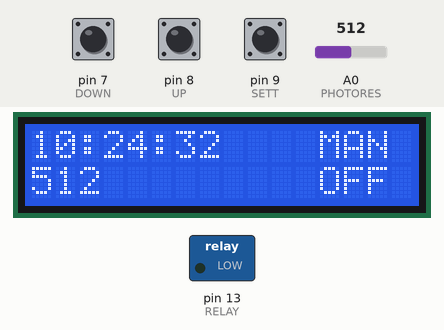
Recording of a program running on a simulated Arduino Uno, built with avr-gcc and run on an emulated ATmega328P. Shown: 16×2 character LCD, switched loads named in the program (green lamp = pin HIGH). The inputs (shaded band) are chosen by the test bench; at power-on: pin 8 (UP) HIGH, pin 9 (SETT) HIGH, pin 7 (DOWN) HIGH, A0 (PHOTORES) = 512. The local clock reads 2024-03-15 10:24:30 at power-on unless the program sets it.

Above: at 2.2 s.
2.3 s: pin 8 (UP) pulled LOW for 0.15 s
At 3.5 s:
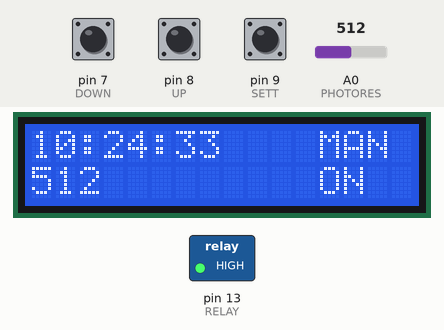
5.4 s: pin 9 (SETT) pulled LOW for 0.15 s
At 7.2 s:
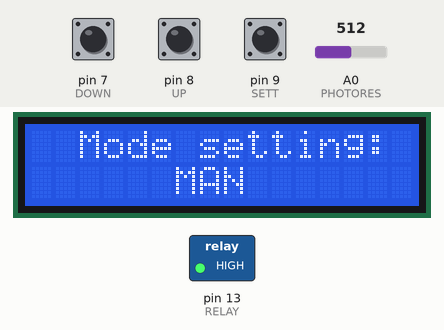
8.0 s: pin 8 (UP) pulled LOW for 1 s
At 9.8 s:
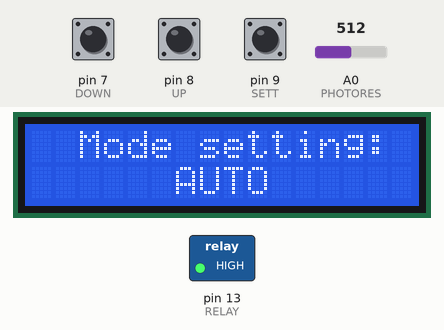
10.5 s: pin 9 (SETT) pulled LOW for 1 s
At 12.8 s:
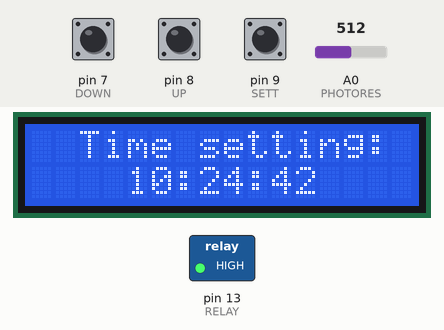
14.5 s: pin 9 (SETT) pulled LOW for 3.2 s
At 16.8 s:
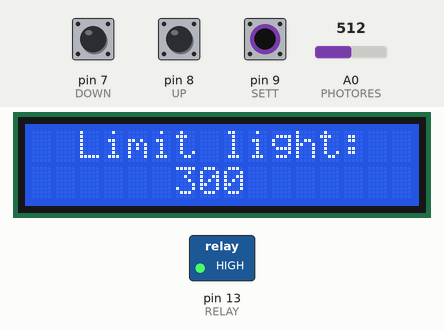
19.2 s: pin 9 (SETT) pulled LOW for 0.15 s
At 20.4 s:
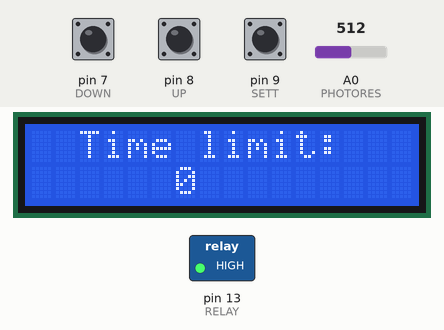
Timing chart, 0 to 21.8 s (numbered marks = the images above; inputs shaded):
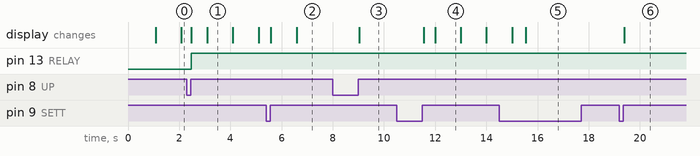

Measured:
- after the input at 2.3 s, pin 13 (RELAY): LOW → HIGH after 0.18 s; the display: first changes after 0.18 s (image 1 shows a later state)
- after the input at 5.4 s, the display: first changes after 0.18 s (image 2 shows a later state)
- after the input at 8.0 s, the display: changes after 1.0 s (image 3)
- after the input at 10.5 s, the display: first changes after 1.1 s (image 4 shows a later state)
- after the input at 14.5 s, the display: first differs from a run without the input after 1.0 s (image 5)
- after the input at 19.2 s, the display: changes after 0.19 s (image 6)
- what the display in image 1 shows lasts 1.0 s, from 3.1 s to 4.1 s

The program:

main.cpp
```cpp
#include "main.h"

void setup()
{
  pinMode(PHOTORES, INPUT);
  pinMode(RELAY, OUTPUT);

  myClock.begin();
  lcd.begin(16, 2);
  lcd.print("Phitolight v.1.0");

  switchLight = false;
  manager = MAN;
  limitIllumination = 300;
  timeOut = 0;
  currentIllumination = analogRead(PHOTORES);
  delay(1000);
  PrintNormalScreen(myClock.gettime("H:i:s"), analogRead(PHOTORES), manager, switchLight);
  digitalWrite(RELAY, switchLight);
  deviceMode = Normal;
}

void loop()
{
  SettButton.GetState();
  UpButton.GetState();
  DownButton.GetState();

  if(deviceMode == Normal)
  {
    if((millis() - lastTime) >= 1000)
    {
      currentIllumination = analogRead(PHOTORES);
      PrintTime(myClock.gettime("H:i:s"), TIME_POS_X, TIME_POS_Y);
      PrintIllumination(currentIllumination, ILLUM_POS_X, ILLUM_POS_Y);

      if(manager != MAN)
      {
        switchLightPrev = switchLight;
        switchLight = isNeedIllumination(switchLight,
                                         currentIllumination,
                                         limitIllumination,
                                         ((startTime + timeOut) < 24 ? startTime + timeOut : (startTime + timeOut) - 24) < myClock.Hours ? true : false);
        startTime = switchLight && switchLight != switchLightPrev ? myClock.Hours : startTime;
        if(switchLight != switchLightPrev)
        {
          PrintSwitch(switchLight, SWITCH_POS_X, SWITCH_POS_Y);
          digitalWrite(RELAY, switchLight);
        }
      }
      lastTime = millis();
    }
  }
  else
  {
    lcd.clear();
    lcd.setCursor(3, 0);
    lcd.print("Settings mode");
    delay(1000);
    lcd.clear();
    ProgSettings();
    lcd.clear();
    PrintNormalScreen(myClock.gettime("H:i:s"), analogRead(PHOTORES), manager, switchLight);
  }
  if(SettButton.isReleased())
  {
    deviceMode = Mode_Settings;
  }
  if(manager == MAN)
  {
    if(UpButton.isReleased())
    {
      if(!switchLight)
      {
        switchLightPrev = switchLight;
        switchLight = true;
        PrintSwitch(switchLight, SWITCH_POS_X, SWITCH_POS_Y);
        digitalWrite(RELAY, switchLight);
      }
    }
    if(DownButton.isReleased())
    {
      if(switchLight)
      {
        switchLightPrev = switchLight;
        switchLight = false;
        PrintSwitch(switchLight, SWITCH_POS_X, SWITCH_POS_Y);
        digitalWrite(RELAY, switchLight);
      }
    }
  }
}

// Function define need switch on illumination or not.
// Args:
//  currentState: current state (on/off);
//  currentIllumination: level of illumination;
//  limit: limit of illumination;
//  isTimeFinished: is time to auxiliary illumination fihished.
bool isNeedIllumination(const bool currentState, const uint32_t currentIllumination, const uint32_t limit, const bool isTimeFinished)
{
  bool needIllum = currentState;

  if(isTimeFinished && needIllum) return false;

  if(currentIllumination < limit) needIllum = true;

  return needIllum;
}

// Print normal work screen.
// Args:
//  currentTime: Current time;
//  illum: current illumination level;
//  currentMode: operating mode;
//  sw: state of illumination.
void PrintNormalScreen(const char* currentTime, const uint32_t illum, const managerMode currentMode, const bool sw)
{
  lcd.clear();
  PrintTime(currentTime, TIME_POS_X, TIME_POS_Y);
  PrintOperatingMode(currentMode, MODE_POS_X, MODE_POS_Y);
  PrintIllumination(illum, ILLUM_POS_X, ILLUM_POS_Y);
  PrintSwitch(sw, SWITCH_POS_X, SWITCH_POS_Y);
}

// Print time.
// Args:
//  currentTime: Current time;
//  xPos: x position to print;
//  yPos: y position to print.
void PrintTime(const char* currentTime, const byte xPos, const byte yPos)
{
  lcd.setCursor(xPos, yPos);
  lcd.print(currentTime);
}

// Print illumination level.
// Args:
//  illum: level of illumination;
//  xPos: x position to print;
//  yPos: y position to print.
void PrintIllumination(const uint32_t illum, const byte xPos, const byte yPos)
{
  lcd.setCursor(xPos, yPos);
  lcd.print("    ");
  lcd.setCursor(xPos, yPos);
  lcd.print(illum);
}

template <typename T> void PrintLimit(const T num, const byte xPos, const byte yPos)
{
  lcd.setCursor(xPos, yPos);
  lcd.print("    ");
  lcd.setCursor(xPos, yPos);
  lcd.print(num);
}

// Print switch on/off.
// Args:
//  sw: current state (on/off);
//  xPos: x position to print;
//  yPos: y position to print.
void PrintSwitch(const bool sw, const byte xPos, const byte yPos)
{
  lcd.setCursor(xPos, yPos);
  lcd.print("   ");
  lcd.setCursor(xPos, yPos);
  lcd.print(sw ? "ON": "OFF");
}

// Print operating mode.
// Args:
//  manager: current operating mode (automatic/manual);
//  xPos: x position to print;
//  yPos: y position to print.
void PrintOperatingMode(const managerMode manager, const byte xPos, const byte yPos)
{
  lcd.setCursor(xPos, yPos);
  lcd.print("    ");
  lcd.setCursor(xPos, yPos);
  lcd.print(manager == AUTO ? "AUTO" : "MAN");
}

// Set operating mode.
void ModeSettingScreen(currentMode &currMode, managerMode &manager)
{
  lcd.clear();
  lcd.setCursor(2, 0);
  lcd.print("Mode setting:");

  SettButton.GetState();
  UpButton.GetState();
  DownButton.GetState();

  PrintOperatingMode(manager, MODE_SET_POS_X, MODE_SET_POS_Y);
  while(currMode == Mode_Settings)
  {
    if(SettButton.isHolded())
    {
      currMode = Normal;
    }
    if(SettButton.isReleased())
    {
      currMode = Time_Settings;
    }
    if(DownButton.isReleased())
    {
      manager = MAN;
      PrintOperatingMode(manager, MODE_SET_POS_X, MODE_SET_POS_Y);
    }
    if(UpButton.isReleased())
    {
      manager = AUTO;
      PrintOperatingMode(manager, MODE_SET_POS_X, MODE_SET_POS_Y);
    }
  }
}

// Set illumination limit
void LimitIlumSettingScreen(currentMode &currMode, uint32_t &il)
{
  lcd.clear();
  lcd.setCursor(2, 0);
  lcd.print("Limit light:");

  SettButton.GetState();
  UpButton.GetState();
  DownButton.GetState();

  PrintLimit(il, LIMIT_SET_POS_X, LIMIT_SET_POS_Y);
  while(currMode == Illum_Limit_Settings)
  {
    if(SettButton.isHolded())
    {
      currMode = Normal;
    }
    if(SettButton.isReleased())
    {
      currMode = Time_Limit_Settings;
    }
    if(DownButton.isReleased() || DownButton.isHolded())
    {
      il--;
      if(il < 0) il = 0;
      PrintLimit(il, LIMIT_SET_POS_X, LIMIT_SET_POS_Y);
    }
    if(UpButton.isReleased() || UpButton.isHolded())
    {
      il++;
      if(il > 1023) il = 0;
      PrintLimit(il, LIMIT_SET_POS_X, LIMIT_SET_POS_Y);
    }
  }
}

//TODO: finish this function.
void TimeSettingsScreen(currentMode &currMode, char *myTime)
{
  // Set time mode: 0-no 1-sec 2-min 3-hour
  uint8_t VAR_mode_SET = 1;

  lcd.clear();
  lcd.setCursor(2, 0);
  lcd.print("Time setting:");


  SettButton.GetState();
  UpButton.GetState();
  DownButton.GetState();

  PrintTime(myTime, TIME_SET_POS_X, TIME_SET_POS_Y);
  while (currMode == Time_Settings)
  {
    myClock.blinktime(VAR_mode_SET);
    myClock.gettime("H:i:s");
    PrintTime(myTime, TIME_SET_POS_X, TIME_SET_POS_Y);

    if(SettButton.isHolded())
    {
      currMode = Illum_Limit_Settings;
      myClock.blinktime(0);
    }
    if(SettButton.isReleased())
    {
      VAR_mode_SET++;
      VAR_mode_SET = VAR_mode_SET > 3 ? 1 : VAR_mode_SET;
    }
    if(UpButton.isReleased() || UpButton.isHolded())
    {
      switch (VAR_mode_SET)
      {
        case 1:
        {
          myClock.settime(0, -1, -1, -1, -1, -1, -1); // sec
          break;
        }
        case 2:
        {
          myClock.settime(-1, (myClock.minutes == 59 ? 0 : myClock.minutes + 1), -1, -1, -1, -1, -1); // min
          break;
        }
        case 3:
        {
          myClock.settime(-1, -1, (myClock.Hours == 23 ? 0 : myClock.Hours + 1), -1, -1, -1, -1); // hour
          break;
        }
      }
    }
    if(DownButton.isReleased() || DownButton.isHolded())
    {
      switch (VAR_mode_SET)
      {
        case 1:
        {
          myClock.settime(0, -1, -1, -1, -1, -1, -1); //sec
          break;
        }
        case 2:
        {
          myClock.settime(-1, (myClock.minutes == 0 ? 59 : myClock.minutes - 1), -1, -1, -1, -1, -1); //min
          break;
        }
        case 3:
        {
          myClock.settime(-1, -1, (myClock.Hours == 0 ? 23 : myClock.Hours - 1), -1, -1, -1, -1); //hour
          break;
        }
      }
    }
  }

}

// Set time limit.
void LimitTimeSettingsScreen(currentMode &currMode, uint8_t &workTime)
{
  lcd.clear();
  lcd.setCursor(2, 0);
  lcd.print("Time limit:");

  SettButton.GetState();
  UpButton.GetState();
  DownButton.GetState();

  PrintLimit(workTime, LIMIT_SET_POS_X, LIMIT_SET_POS_Y);

  while(currMode == Time_Limit_Settings)
  {
    if(SettButton.isHolded())
    {
      currMode = Normal;
    }
    if(SettButton.isReleased())
    {
      currMode = Mode_Settings;
    }
    if(DownButton.isReleased())
    {
      workTime--;
      if(workTime < 0) workTime = 0;
      PrintLimit(workTime, LIMIT_SET_POS_X, LIMIT_SET_POS_Y);
    }
    if(UpButton.isReleased())
    {
      workTime++;
      if(workTime > 24) workTime = 0;
      PrintLimit(workTime, LIMIT_SET_POS_X, LIMIT_SET_POS_Y);
    }
  }
}

// Settings mode.
void ProgSettings()
{
  while(deviceMode != Normal)
  {
    switch (deviceMode)
    {
      case Mode_Settings:
        ModeSettingScreen(deviceMode, manager);
        break;
      case Time_Settings:
        TimeSettingsScreen(deviceMode, myClock.gettime("H:i:s"));
        break;
      case Illum_Limit_Settings:
        LimitIlumSettingScreen(deviceMode, limitIllumination);
        break;
      case Time_Limit_Settings:
        LimitTimeSettingsScreen(deviceMode, timeOut);
        break;
    }
  }
}
```

main.h
```cpp
#ifndef MAIN_H
#define MAIN_H

#include <Arduino.h>
#include "LiquidCrystal.h"
#include "iarduino_RTC.h"
#include "button.h"

// Define lcd pins.
#define RS 12
#define EN 11
#define D4 5
#define D5 4
#define D6 3
#define D7 2
//----------------------

// Normal mode positions.
#define TIME_POS_X 0
#define TIME_POS_Y 0
#define ILLUM_POS_X 0
#define ILLUM_POS_Y 1
#define SWITCH_POS_X 12
#define SWITCH_POS_Y 1
#define MODE_POS_X 12
#define MODE_POS_Y 0
// Setting mode positions.
#define TIME_SET_POS_X 4
#define TIME_SET_POS_Y 1
#define LIMIT_SET_POS_X 6
#define LIMIT_SET_POS_Y 1
#define MODE_SET_POS_X 6
#define MODE_SET_POS_Y 1

// Define buttons pins.
#define UP 8
#define DOWN 7
#define SETT 9
//----------------------
#define RELAY 13// Relay pin
#define PHOTORES A0 // Photoresistor pin.

LiquidCrystal lcd(RS, EN, D4, D5, D6, D7);

iarduino_RTC myClock(RTC_DS3231);

Button UpButton(UP);
Button DownButton(DOWN);
Button SettButton(SETT);

enum currentMode : byte
{
    Normal, // Normal working mode.
    Mode_Settings, // Set working mode.
    Time_Settings, // Set time.
    Illum_Limit_Settings, // Set illumination limit.
    Time_Limit_Settings // Set time limit.
} deviceMode;
// Operating mode.
enum managerMode : bool
{
    AUTO, // Automatic switch on/off.
    MAN // Manual switch on/off.
} manager;

long unsigned lastTime;
// Timeout to work illumination.
uint8_t timeOut;
// Time when light was switched on.
uint8_t startTime;
// State of illumination.
bool switchLight;
// State of illumination on previsious step.
bool switchLightPrev;
// Illumination's level to switch on light.
uint32_t limitIllumination;
// Current level of illumination.
uint32_t currentIllumination;

// Function define need switch on illumination or not.
bool isNeedIllumination(const bool,
                        const uint32_t,
                        const uint32_t,
                        const bool);
// Print normal work screen.
void PrintNormalScreen(const char*, const uint32_t, const managerMode, const bool);
// Print time.
void PrintTime(const char*, const byte, const byte);
// Print illumination level.
void PrintIllumination(const uint32_t, const byte, const byte);
//Print limit.
template <typename T> void PrintLimit(const T, const byte, const byte);
// Print operating mode.
void PrintOperatingMode(const managerMode, const byte, const byte);
// Print switch on/off.
void PrintSwitch(const bool, const byte, const byte);

void ProgSettings();
void TimeSettingsScreen(currentMode&, char*);
void ModeSettingScreen(currentMode&, managerMode&);
void LimitIlumSettingScreen(currentMode&, uint32_t&);
void LimitTimeSettingsScreen(currentMode&, uint8_t&);

#endif
```
